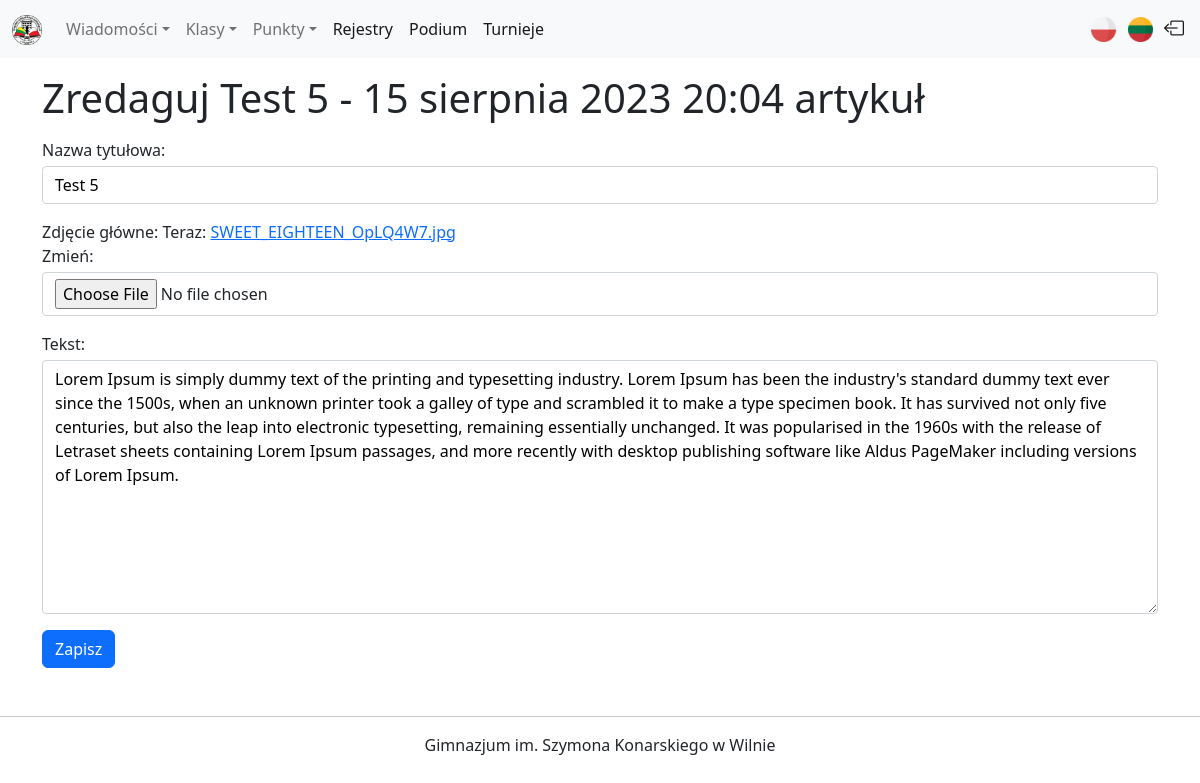
Screenshot of /pl/school/articles/edit/5 (signed in) with the database file from the repository.
### points/models.py (models this page shows, shortened)
class Article(models.Model):
    title = models.CharField(verbose_name=_("Nazwa tytułowa"), max_length=50)
    cover_photo = models.ImageField(verbose_name=_("Zdjęcie główne"))
    description = models.TextField(verbose_name=_("Tekst"))
    published_date = models.DateTimeField(auto_now_add=True)

### points/views.py (the view)
# urls.py: path("school/articles/edit/<int:pk>", views.EditArticle.as_view(), name="article_edit"),
class EditArticle(LoginRequiredMixin, UpdateView):
    template_name = "edit/edit_article.html"
    model = Article
    form_class = ArticlesCreateEditForm
    success_url = "/"

### points/forms.py
class ArticlesCreateEditForm(forms.ModelForm):
    class Meta:
        model = Article
        fields = "__all__"

### points/templates/edit/edit_article.html (shortened to what this page needs)
{% extends "base.html" %}
{% load i18n %}
{% block content %}
    <h1>{% trans "Zredaguj" %} {{ article.title }} - {{ article.published_date }} {% trans "artykuł" %}</h1>
    <form action="{% url 'points:article_edit' pk=article.id %}" method="post" enctype="multipart/form-data">
        {% for field in form %}
            <div class="form-item mt-3 mb-3">
                {{ field.label_tag }}
                {{ field }}
            </div>
        {% endfor %}
        <button class="btn btn-primary" type="submit">{% trans "Zapisz" %}</button>
    </form>
{% endblock %}

### static/styles.css (style rules this page uses)
body { overflow-x: hidden; }
.form-item input, .form-item textarea, .form-item select { display: block; width: 100%; border: 1px solid #ced4da; border-radius: 0.25rem; padding: .375rem .75rem; font-size: 1rem; transition: border-color .15s ease-in-out,box-shadow .15s ease-in-out; margin-top: 0.25rem; }

### rows the page displays
Article: title "Test 5", published_date "15 sierpnia 2023 20:04", form "Test 5" "Lorem Ipsum is simply dummy text of the printing and typesetting industry. Lorem Ipsum has been the industry's standard dummy text ever since the 1500s, when an unknown printer took a galley of type and scrambled it to make a type specimen book. It has survived not only five centuries, but also the leap into electronic typesetting, remaining essentially unchanged. It was popularised in the 1960s with the release of Letraset sheets containing Lorem Ipsum passages, and more recently with desktop publishing software like Aldus PageMaker including versions of Lorem Ipsum."

### other values shown
{{ field.label_tag }} "Nazwa tytułowa:" "Zdjęcie główne:" "Tekst:"
